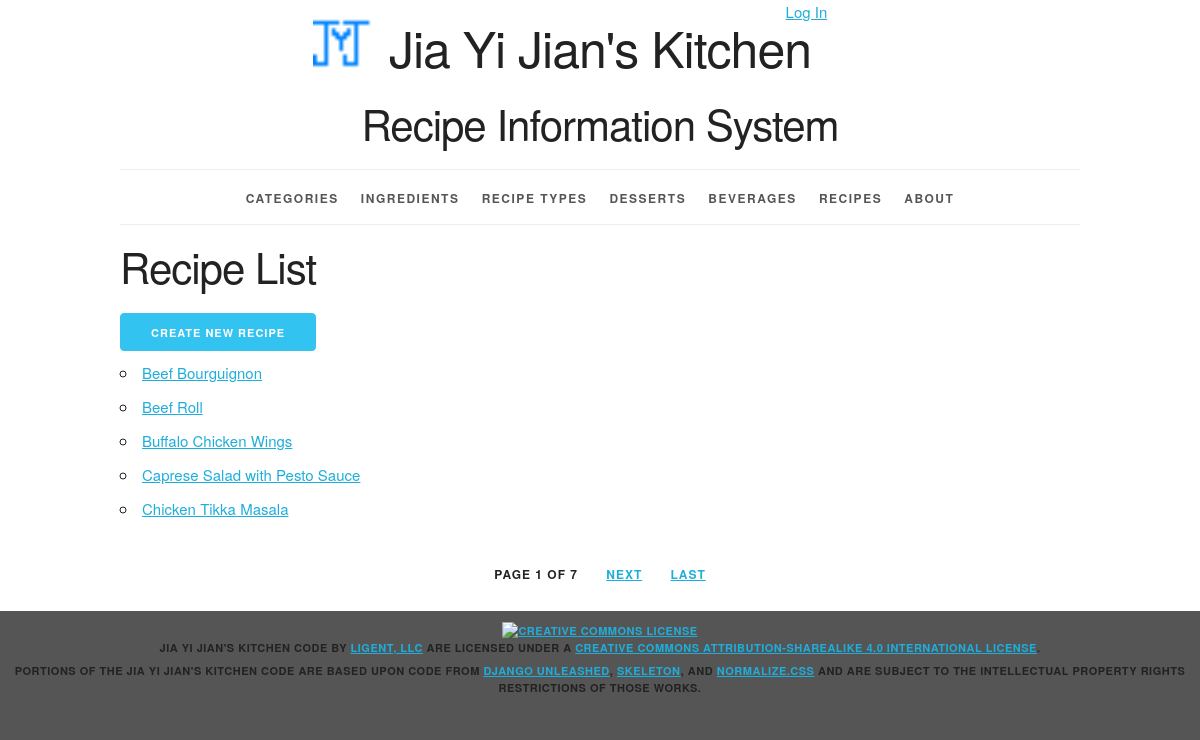
The app's page /recipes/ with its own data.
### recipeinfo/models.py (models this page shows, shortened)
class Recipe(models.Model):
    recipe_id = models.AutoField(primary_key=True)
    recipe_name = models.CharField(max_length=45)
    recipe_type = models.ForeignKey(Recipe_Type, related_name='recipes', on_delete=models.PROTECT)
    beverage = models.ForeignKey(Beverage, related_name='recipes', on_delete=models.PROTECT)
    dessert = models.ForeignKey(Dessert, related_name='recipes', on_delete=models.PROTECT, null=True)
    def __str__(self):
        return '%s' % (self.recipe_name)
    def get_absolute_url(self):
        return reverse('recipeinfo_recipe_detail_urlpattern', kwargs={'pk': self.pk})
    class Meta:
        ordering = ['recipe_name']
        unique_together = (('recipe_type', 'recipe_name'))

### recipeinfo/views.py (the view)
class RecipeList(PageLinksMixin, ListView):
    paginate_by = 5
    model = Recipe

### recipeinfo/utils.py (called while the page is built)
    def _page_urls(self, page_number):
        return "?{pkw}={n}".format(
            pkw=self.page_kwarg,
            n=page_number)

    def first_page(self, page):
        if page.number > 1:
            return self._page_urls(1)
        return None

    def previous_page(self, page):
        if (page.has_previous()
                and page.number > 2):
            return self._page_urls(
                page.previous_page_number())
        return None

    def next_page(self, page):
        last_page = page.paginator.num_pages
        if (page.has_next()
                and page.number < last_page - 1):
            return self._page_urls(
                page.next_page_number())
        return None

    def last_page(self, page):
        last_page = page.paginator.num_pages
        if page.number < last_page:
            return self._page_urls(last_page)
        return None

    def get_context_data(self, **kwargs):
        context = super().get_context_data(
            **kwargs)
        page = context.get('page_obj')
        if page is not None:
            context.update({
                'first_page_url':
                    self.first_page(page),
                'previous_page_url':
                    self.previous_page(page),
                'next_page_url':
                    self.next_page(page),
                'last_page_url':
                    self.last_page(page),
            })
        return context

### recipeinfo/templates/recipeinfo/recipe_list.html (shortened to what this page needs)
{% extends 'recipeinfo/base.html' %}
{% block content %}
<h2>Recipe List</h2>
    <div>
         <a href="{% url 'recipeinfo_recipe_create_urlpattern' %}"
         class="button button-primary">Create New Recipe</a>
    </div>
<ul>
    {% for recipe in recipe_list %}
        <li>
        <a href="{{ recipe.get_absolute_url }}">{{ recipe }}</a>
        </li>
    {% empty %}
        <li><em>There are currently no recipes in the list.</em></li>
    {% endfor %}
</ul>
{% endblock %}

### recipeinfo/static/recipeinfo/skeleton.css (style rules this page uses)
html { font-size: 62.5%; }
body { font-size: 1.5em; line-height: 1.6; font-weight: 400; font-family: "Raleway", "HelveticaNeue", "Helvetica Neue", Helvetica, Arial, sans-serif; color: #222; }
h1, h2, h3, h4, h5, h6 { margin-top: 0; margin-bottom: 2rem; font-weight: 300; }
h2 { font-size: 3.6rem; line-height: 1.25; letter-spacing: -.1rem; }
@media (min-width: 550px) { h2 { font-size: 4.2rem; } }
a { color: #1EAEDB; }
.button, button, input[type="submit"], input[type="reset"], input[type="button"] { display: inline-block; height: 38px; padding: 0 30px; color: #555; text-align: center; font-size: 11px; font-weight: 600; line-height: 38px; letter-spacing: .1rem; text-transform: uppercase; text-decoration: none; white-space: nowrap; background-color: transparent; border-radius: 4px; border: 1px solid #bbb; cursor: pointer; box-sizing: border-box; }
.button.button-primary, button.button-primary, input[type="submit"].button-primary, input[type="reset"].button-primary, input[type="button"].button-primary { color: #FFF; background-color: #33C3F0; border-color: #33C3F0; }
ul { list-style: circle inside; }
ol, ul { padding-left: 0; margin-top: 0; }
li { margin-bottom: 1rem; }
button, .button { margin-bottom: 1rem; }
pre, blockquote, dl, figure, table, p, ul, ol, form { margin-bottom: 2.5rem; }

### recipeinfo/static/recipeinfo/style.css (style rules this page uses)
html { height: 100%; background-color: #555; }
body { background-color: white; }

### records on screen
Recipe: recipe_name "Beef Bourguignon"
Recipe: recipe_name "Beef Roll"
Recipe: recipe_name "Buffalo Chicken Wings"
Recipe: recipe_name "Caprese Salad with Pesto Sauce"
Recipe: recipe_name "Chicken Tikka Masala"

### other values on screen
{{ page_obj.number }} "1"
{{ paginator.num_pages }} "7"
